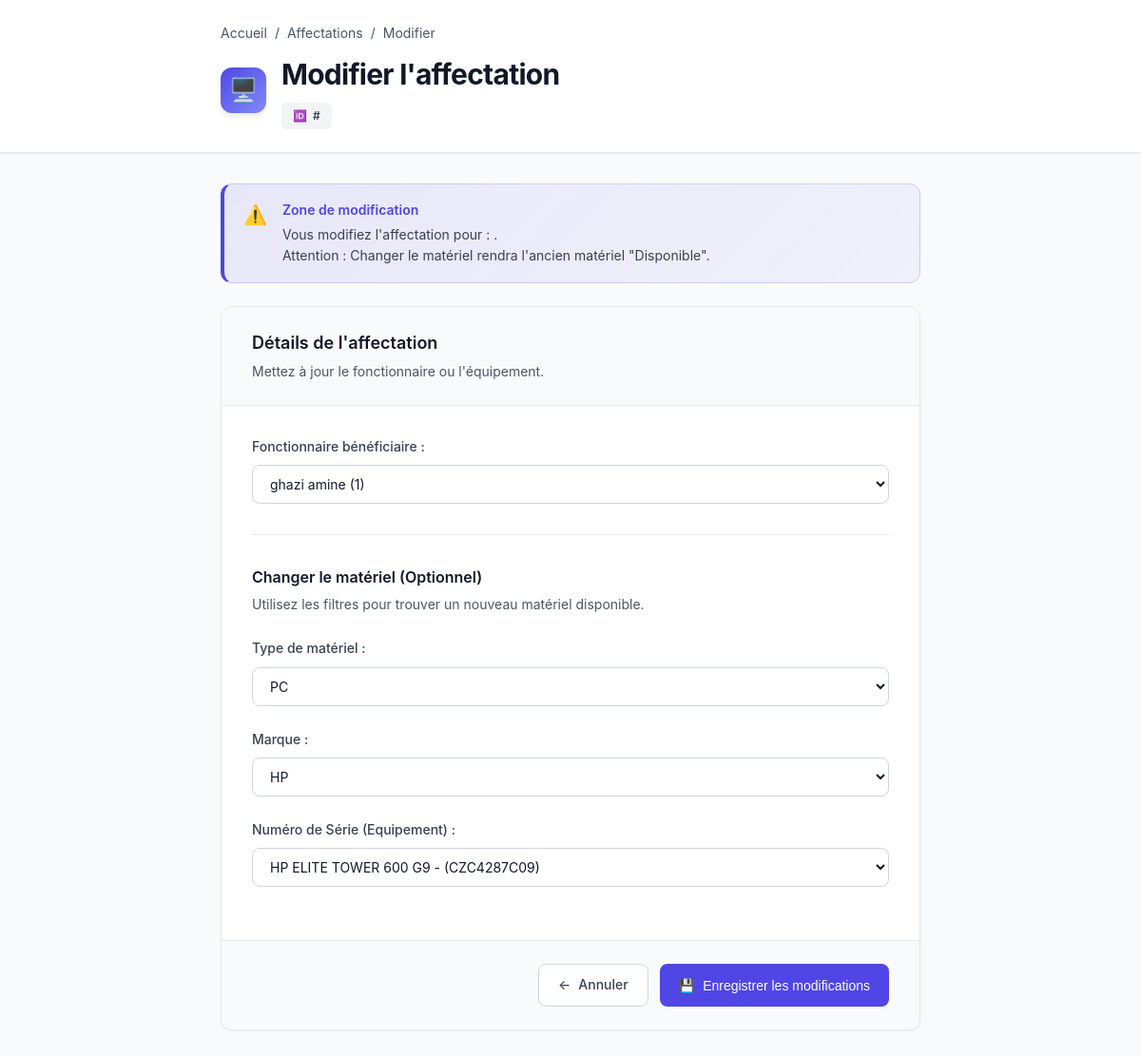
The app's page /modifier_affectation/1/ with its own data.
### inventaire/models.py (models this page shows, shortened)
class Affectation(models.Model):
    fonctionnaire = models.ForeignKey(Fonctionnaire, on_delete=models.CASCADE)
    equipement = models.ForeignKey(Equipement, on_delete=models.CASCADE)
    date_fin = models.DateField(blank=True, null=True)

class Equipement(models.Model):
    TYPE_CHOICES = [
        ('PC', 'PC'),
        ('Pc Portable', 'PC Portable'),
        ('IMPRIMANTE', 'Imprimante'),
        ('SCANNER', 'Scanner'),
    ]
    MARQUE_CHOICES = [
        ('HP', 'HP'),
        ('Lexmark', 'Lexmark'),
        ('Lenovo', 'Lenovo'),
    ]
    MODELE_CHOICES = [
        ('HP ELITE TOWER 600 G9', 'HP ELITE TOWER 600 G9'),
        ('HP ProDesk 400 G9', 'HP ProDesk 400 G9'),
        ('HP ProDesk 400 G7', 'HP ProDesk 400 G7'),
        ('HP ProDesk 400 G4', 'HP ProDesk 400 G4'),
        ('HP ProBook 650 G4', 'HP ProBook 650 G4'),
        ('HP ProBook 650 G3', 'HP ProBook 650 G3'),
        ('HP 4500 fn', 'HP 4500 fn'),
        ('HP SCANJET 7500', 'HP SCANJET 7500'),
        ('ScanJet Pro 3000 s4', 'ScanJet Pro 3000 s4'),
        ('Scnajet Pro 2500', 'Scnajet Pro 2500'),
        ('LaserJet Pro M501dn', 'LaserJet Pro M501dn'),
        ('Lenovo Desktop TC M90t G5', 'Lenovo Desktop TC M90t G5'),
        ('Lenovo ThinkCenter neo 50t G4', 'Lenovo ThinkCenter neo 50t G4'),
        ('Lenovo ThinkPad L570', 'Lenovo ThinkPad L570'),
        ('Mini-PC ThinkPad L13 Gen4', 'Mini-PC ThinkPad L13 Gen4'),
        ('Lexmark CX431', 'Lexmark CX431'),
        ('Lexmark MS421', 'Lexmark MS421'),
        ('Lexmark MS431', 'Lexmark MS431'),
        ('Lexmark MS521', 'Lexmark MS521'),
    ]
    type_materiel = models.CharField(max_length=50, choices=TYPE_CHOICES, blank=True, null=True)
    marque = models.CharField(max_length=50, choices=MARQUE_CHOICES)
    modele = models.CharField(max_length=100, choices=MODELE_CHOICES, blank=True, null=True)
    sn = models.CharField("Numéro de série", max_length=100, unique=True, blank=True, null=True)
    def __str__(self):
        return f"{self.modele} - ({self.sn})"

### inventaire/views.py (the view)
# urls.py: path('modifier_affectation/<int:id>/', views.modifier_affectation, name='modifier_affectation'),
def modifier_affectation(request, id):
    affectation = get_object_or_404(Affectation, id=id)
    if request.method == "POST":
        form = AffectationForm(request.POST, instance=affectation)
        if form.is_valid():
            form.save()
            return redirect('liste_affectations')
    else:
        form = AffectationForm(instance=affectation)
    return render(request, "inventaire/modifier_affectation.html", {"form": form})

### inventaire/models.py (called while the page is built)
    def __str__(self):
        return f"{self.nom} {self.prenom} ({self.ppr})"

### inventaire/templates/inventaire/modifier_affectation.html (shortened to what this page needs)
<!DOCTYPE html>
<html lang="fr">
<head>
</head>
<body>
    <div class="header">
        <div class="header-content">
            <div class="breadcrumb">
                <a href="{% url 'home' %}">Accueil</a>
                <span>/</span>
                <a href="{% url 'liste_affectations' %}">Affectations</a>
                <span>/</span>
                <span>Modifier</span>
            </div>
            <div class="page-title-section">
                <div class="page-icon">🖥️</div>
                <div class="page-title-wrapper">
                    <h1>Modifier l'affectation</h1>
                    <span class="id-badge">
                        <span>🆔</span>
                        <span>#{{ affectation.id }}</span>
                    </span>
                </div>
            </div>
        </div>
    </div>
    <div class="container">
        <div class="info-alert">
            <div class="info-alert-icon">⚠️</div>
            <div class="info-alert-content">
                <div class="info-alert-title">Zone de modification</div>
                <div class="info-alert-text">
                    Vous modifiez l'affectation pour : <strong>{{ affectation.fonctionnaire.nom }} {{ affectation.fonctionnaire.prenom }}</strong>.
                    <br>Attention : Changer le matériel rendra l'ancien matériel "Disponible".
                </div>
            </div>
        </div>
        <div class="form-card">
            <div class="form-header">
                <div class="form-title">Détails de l'affectation</div>
                <div class="form-subtitle">Mettez à jour le fonctionnaire ou l'équipement.</div>
            </div>
            <div class="form-body">
                <form method="post" id="editAffectationForm">
                    <div class="form-group">
                        <label for="{{ form.fonctionnaire.id_for_label }}">Fonctionnaire bénéficiaire :</label>
                        {{ form.fonctionnaire }}
                    </div>
                    <hr style="border: 0; border-top: 1px solid var(--gray-200); margin: 2rem 0;">
                    <div style="margin-bottom: 1.5rem;">
                        <h3 class="form-title" style="font-size: 1rem;">Changer le matériel (Optionnel)</h3>
                        <p class="form-subtitle">Utilisez les filtres pour trouver un nouveau matériel disponible.</p>
                    </div>
                    <div class="form-group">
                        <label for="{{ form.type_materiel.id_for_label }}">Type de matériel :</label>
                        {{ form.type_materiel }}
                    </div>
                    <div class="form-group">
                        <label for="{{ form.marque.id_for_label }}">Marque :</label>
                        <select name="marque" id="id_marque"
                                hx-get="{% url 'ajax_load_equipements' %}"
                                hx-target="#id_equipement"
                                hx-include="[name='type_materiel']">
                            {% for x, y in form.fields.marque.choices %}
                                {% if x != '' %}
                                    <option value="{{ x }}" {% if form.marque.value == x %}selected{% endif %}>{{ y }}</option>
                                {% endif %}
                            {% endfor %}
                        </select>
                    </div>
                    <div class="form-group">
                        <label for="{{ form.equipement.id_for_label }}">Numéro de Série (Equipement) :</label>
                        <select name="equipement" id="id_equipement">
                            {% for option in form.equipement %}
                                {{ option }}
                            {% endfor %}
                        </select>
                    </div>
                </form>
            </div>
            <div class="form-actions">
                <a href="{% url 'liste_affectations' %}" class="btn btn-secondary">
                    <span>←</span>
                    <span>Annuler</span>
                </a>
                <button type="submit" form="editAffectationForm" class="btn btn-primary">
                    <span>💾</span>
                    <span>Enregistrer les modifications</span>
                </button>
            </div>
        </div>
    </div>
</body>
</html>

### inventaire/templates/inventaire/modifier_affectation.html (style rules this page uses)
:root { --primary-color: #4f46e5; --primary-hover: #4338ca; --danger-color: #ef4444; --danger-hover: #dc2626; --success-color: #10b981; --warning-color: #f59e0b; --gray-50: #f9fafb; --gray-100: #f3f4f6; --gray-200: #e5e7eb; --gray-300: #d1d5db; --gray-600: #4b5563; --gray-700: #374151; --gray-900: #111827; --shadow-sm: 0 1px 2px 0 rgba(0, 0, 0, 0.05); --shadow-md: 0 4px 6px -1px rgba(0, 0, 0, 0.1); }
* { margin: 0; padding: 0; box-sizing: border-box; }
body { font-family: -apple-system, BlinkMacSystemFont, 'Segoe UI', Roboto, 'Helvetica Neue', Arial, sans-serif; background-color: var(--gray-50); color: var(--gray-900); line-height: 1.6; min-height: 100vh; }
.header { background: white; border-bottom: 1px solid var(--gray-200); padding: 1.5rem 0; margin-bottom: 2rem; box-shadow: var(--shadow-sm); }
.header-content { max-width: 800px; margin: 0 auto; padding: 0 2rem; }
.breadcrumb { display: flex; align-items: center; gap: 0.5rem; font-size: 0.875rem; color: var(--gray-600); margin-bottom: 0.5rem; }
.breadcrumb a { color: var(--gray-600); text-decoration: none; transition: color 0.2s; }
.page-title-section { display: flex; align-items: center; gap: 1rem; }
.page-icon { width: 48px; height: 48px; background: linear-gradient(135deg, var(--primary-color), #818cf8); border-radius: 12px; display: flex; align-items: center; justify-content: center; font-size: 24px; box-shadow: var(--shadow-md); color: white; }
.page-title-wrapper { flex: 1; }
h1 { font-size: 1.875rem; font-weight: 700; color: var(--gray-900); letter-spacing: -0.025em; }
.id-badge { display: inline-flex; align-items: center; gap: 0.375rem; background: var(--gray-100); color: var(--gray-700); padding: 0.25rem 0.75rem; border-radius: 6px; font-size: 0.75rem; font-weight: 600; margin-top: 0.375rem; }
.container { max-width: 800px; margin: 0 auto; padding: 0 2rem 3rem; }
.info-alert { background: linear-gradient(135deg, rgba(79, 70, 229, 0.1), rgba(79, 70, 229, 0.05)); border: 1px solid rgba(79, 70, 229, 0.2); border-left: 4px solid var(--primary-color); border-radius: 12px; padding: 1rem 1.25rem; margin-bottom: 1.5rem; display: flex; align-items: flex-start; gap: 1rem; }
.info-alert-icon { font-size: 1.25rem; flex-shrink: 0; }
.info-alert-content { flex: 1; }
.info-alert-title { font-weight: 600; color: var(--primary-color); margin-bottom: 0.25rem; font-size: 0.875rem; }
.info-alert-text { font-size: 0.875rem; color: var(--gray-700); }
.form-card { background: white; border-radius: 12px; box-shadow: var(--shadow-sm); border: 1px solid var(--gray-200); overflow: hidden; }
.form-header { padding: 1.5rem 2rem; border-bottom: 1px solid var(--gray-200); background: var(--gray-50); }
.form-title { font-size: 1.125rem; font-weight: 600; color: var(--gray-900); margin-bottom: 0.25rem; }
.form-subtitle { font-size: 0.875rem; color: var(--gray-600); }
.form-body { padding: 2rem; }
.form-group { margin-bottom: 1.5rem; }
label { display: block; font-size: 0.875rem; font-weight: 500; color: var(--gray-700); margin-bottom: 0.5rem; }
input[type="text"], input[type="date"], select, textarea { width: 100%; padding: 0.625rem 0.875rem; border: 1px solid var(--gray-300); border-radius: 8px; font-size: 0.875rem; font-family: inherit; transition: all 0.2s; background: white; color: var(--gray-900); }
.form-actions { padding: 1.5rem 2rem; background: var(--gray-50); border-top: 1px solid var(--gray-200); display: flex; gap: 0.75rem; justify-content: flex-end; }
.btn { display: inline-flex; align-items: center; gap: 0.5rem; padding: 0.625rem 1.25rem; font-size: 0.875rem; font-weight: 500; border-radius: 8px; text-decoration: none; border: none; cursor: pointer; transition: all 0.2s; }
.btn-primary { background: var(--primary-color); color: white; box-shadow: var(--shadow-sm); }
.btn-secondary { background: white; color: var(--gray-700); border: 1px solid var(--gray-300); }

### records on screen
Affectation: fonctionnaire "ghazi amine (1)", equipement "HP ELITE TOWER 600 G9 - (CZC4287C09)"
Equipement: marque "HP"
